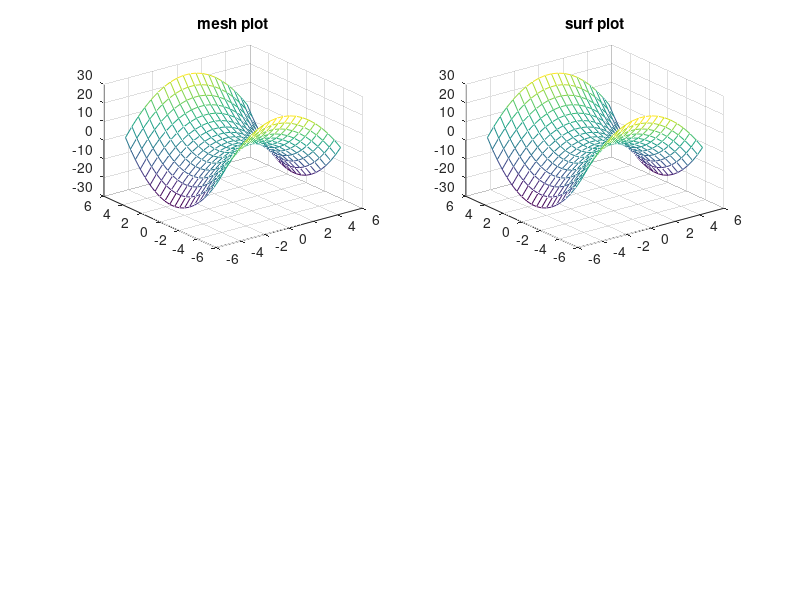

MATLAB code to generate this figure:
x=linspace(-5,5,20);

[X,Y]=meshgrid(x,x);

Z=2-(X.^2-Y.^2);

subplot(2,2,1);mesh(x,x,Z); title('mesh plot');
subplot(2,2,2);mesh(x,x,Z); title('surf plot');


